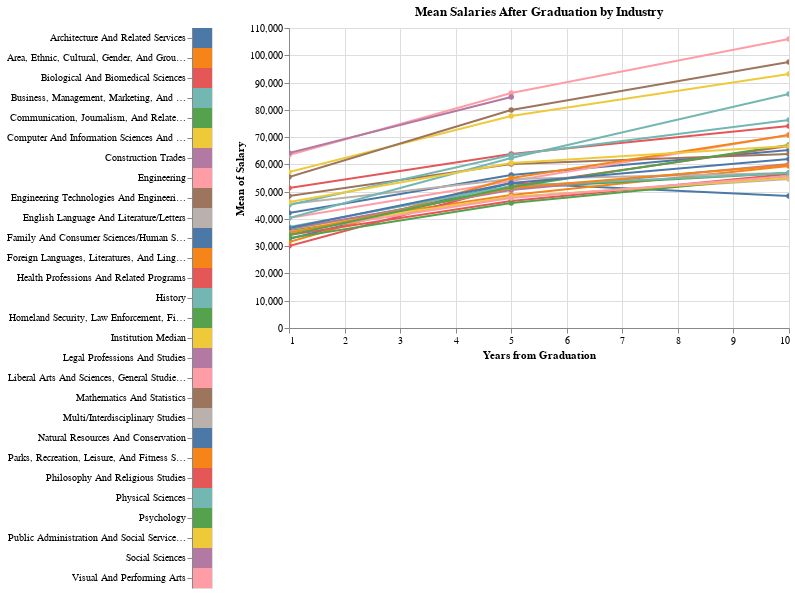

Notebook cell for this chart:
### Code cell
# edit legend to only show selected items?
# or don't show legend at all since we can use tooltip

# list of unique majors
industries = df_median['Industry'].unique()

# list of institutions
institutions = df_median['inst_name'].unique()

# list of years from graduation
years = df_median['Year'].unique()

# used for study_selector (selecting industries) 
# removed :O categorization for column name
industry_df = pd.DataFrame({'Industry': industries})

# select institution dropdown
inst_dropdown = alt.binding_select(options=institutions)
inst_select = alt.selection_single(
    fields=['inst_name'], 
    bind=inst_dropdown, 
    name="Institution")

# checkboxes to select industry
selection = alt.selection_multi(fields=['Industry'])
color = alt.condition(selection, alt.Color('Industry:N'), alt.value('lightgray'))
study_selector = alt.Chart(industry_df).mark_rect(tooltip = True).encode(
    y = alt.Y('Industry:N', title = ""), 
    color = color,
    tooltip = ['Industry']
).add_selection(selection)

# want the list of industries to change dynamically depending on selected institution
salary_info = alt.Chart(df_median).mark_line(point = True, tooltip = True).encode(
    x= alt.X('Year:Q', title = "Years from Graduation", axis=alt.Axis(tickMinStep=1)),
    y= alt.Y('mean(Salary):Q', scale = alt.Scale(round = True)), 
    color= alt.Color('Industry:N', legend = None),
    tooltip = ['Industry', 'Year', 'mean(Salary)']
).properties(
    width = 500,
    title = 'Mean Salaries After Graduation by Industry'
).add_selection(
    inst_select
).transform_filter(
    inst_select
).transform_filter(
    selection
).interactive()

study_selector | salary_info

### Figure 1 — Vega-Lite specification as saved in the notebook (floating-point values rounded to 4 significant figures; data arrays with more than 128 entries replaced by an {"elided": "..."} marker saying what was removed)
{"config": {"view": {"continuousWidth": 400, "continuousHeight": 300}}, "hconcat": [{"data": {"name": "data-d224db916605e88685baf8ff63db02be"}, "mark": {"type": "rect", "tooltip": true}, "encoding": {"color": {"condition": {"type": "nominal", "field": "Industry", "selection": "selector001"}, "value": "lightgray"}, "tooltip": [{"type": "nominal", "field": "Industry"}], "y": {"type": "nominal", "field": "Industry", "title": ""}}, "selection": {"selector001": {"type": "multi", "fields": ["Industry"]}}}, {"data": {"name": "data-567cb6c30f2bf5e5c7295b96643ddaa3"}, "mark": {"type": "line", "point": true, "tooltip": true}, "encoding": {"color": {"type": "nominal", "field": "Industry", "legend": null}, "tooltip": [{"type": "nominal", "field": "Industry"}, {"type": "quantitative", "field": "Year"}, {"type": "quantitative", "aggregate": "mean", "field": "Salary"}], "x": {"type": "quantitative", "axis": {"tickMinStep": 1}, "field": "Year", "title": "Years from Graduation"}, "y": {"type": "quantitative", "aggregate": "mean", "field": "Salary", "scale": {"round": true}}}, "selection": {"Institution": {"type": "single", "fields": ["inst_name"], "bind": {"input": "select", "options": ["UT Arlington", "UT Austin", "UT Dallas", "UT El Paso", "UT Health Science Center - Houston", "UT Health Science Center - San Antonio", "UT MD Anderson Cancer Center", "UT Medical Branch - Galveston", "UT Permian Basin", "UT Rio Grande Valley", "UT San Antonio", "UT Southwestern Medical Center", "UT Tyler"]}}, "selector002": {"type": "interval", "bind": "scales", "encodings": ["x", "y"]}}, "title": "Mean Salaries After Graduation by Industry", "transform": [{"filter": {"selection": "Institution"}}, {"filter": {"selection": "selector001"}}], "width": 500}], "$schema": "https://vega.github.io/schema/vega-lite/v4.8.1.json", "datasets": {"data-d224db916605e88685baf8ff63db02be": [{"Industry": "Natural Resources And Conservation"}, {"Industry": "Architecture And Related Services"}, {"Industry": "Computer And Information Sciences And Support Services"}, {"Industry": "Engineering"}, {"Industry": "Foreign Languages, Literatures, And Linguistics"}, {"Industry": "English Language And Literature/Letters"}, {"Industry": "Liberal Arts And Sciences, General Studies And Humanities"}, {"Industry": "Biological And Biomedical Sciences"}, {"Industry": "Mathematics And Statistics"}, {"Industry": "Multi/Interdisciplinary Studies"}, {"Industry": "Parks, Recreation, Leisure, And Fitness Studies"}, {"Industry": "Philosophy And Religious Studies"}, {"Industry": "Physical Sciences"}, {"Industry": "Psychology"}, {"Industry": "Homeland Security, Law Enforcement, Firefighting And Related Protective Services"}, {"Industry": "Public Administration And Social Service Professions"}, {"Industry": "Social Sciences"}, {"Industry": "Visual And Performing Arts"}, {"Industry": "Health Professions And Related Programs"}, {"Industry": "Business, Management, Marketing, And Related Support Services"}, {"Industry": "History"}, {"Industry": "Area, Ethnic, Cultural, Gender, And Group Studies"}, {"Industry": "Communication, Journalism, And Related Programs"}, {"Industry": "Family And Consumer Sciences/Human Sciences"}, {"Industry": "Engineering Technologies And Engineering-Related Fields"}, {"Industry": "Legal Professions And Studies"}, {"Industry": "Construction Trades"}, {"Industry": "Institution Median"}], "data-567cb6c30f2bf5e5c7295b96643ddaa3": {"elided": "1476 records"}}}
